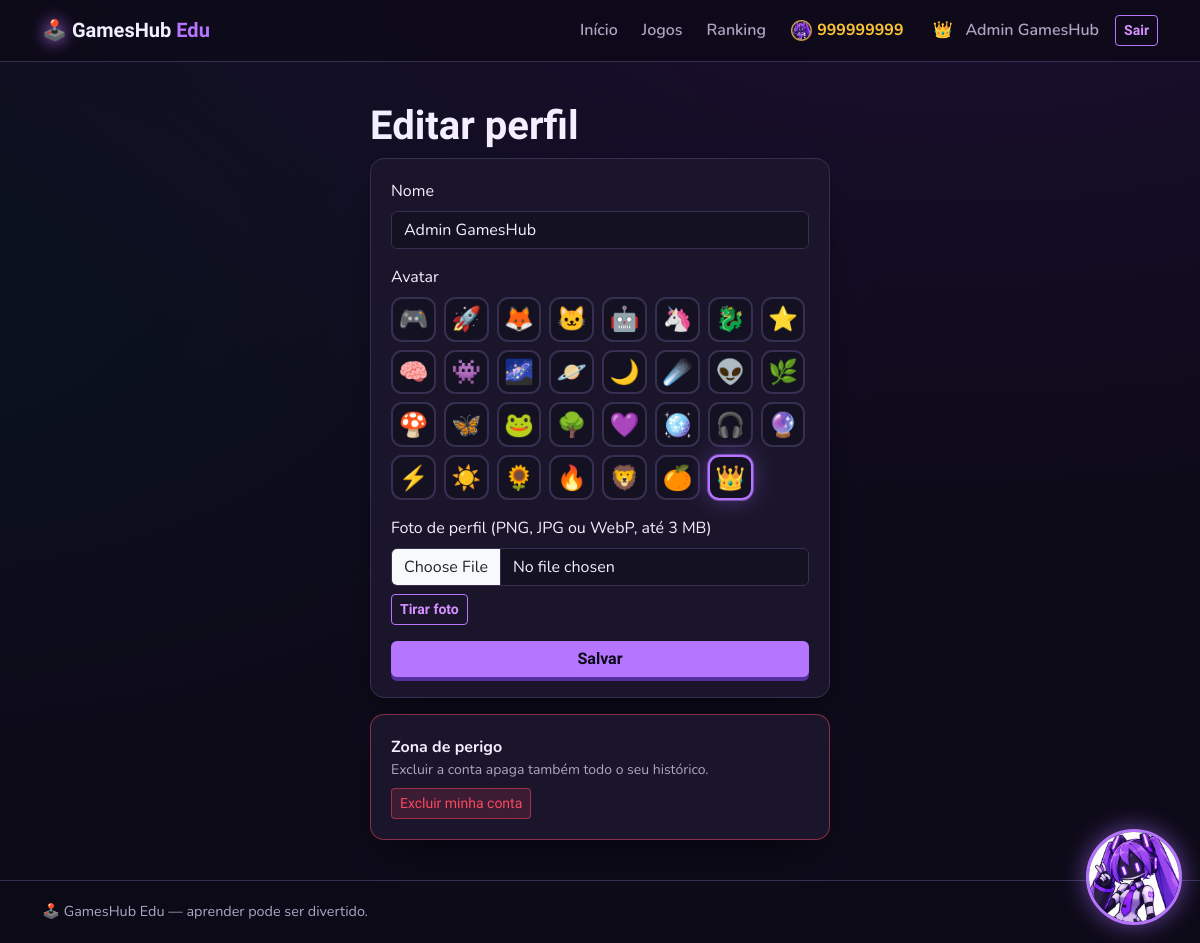
The page /perfil/editar (signed in) on the database its author committed.
### tables this page shows
CREATE TABLE usuarios (
    id INTEGER PRIMARY KEY AUTOINCREMENT,
    nome TEXT NOT NULL,
    email TEXT NOT NULL UNIQUE,
    senha_hash TEXT NOT NULL,
    avatar TEXT NOT NULL DEFAULT '🎮',
    criado_em TEXT NOT NULL DEFAULT CURRENT_TIMESTAMP
, moedas INTEGER NOT NULL DEFAULT 0, moedas_totais INTEGER NOT NULL DEFAULT 0, skin TEXT NOT NULL DEFAULT 'padrao', skin_ada TEXT NOT NULL DEFAULT 'padrao', avatar_imagem TEXT);

### app.py (the view, shortened to what this page needs)
@app.route("/perfil/editar", methods=["GET", "POST"])
@login_obrigatorio
def editar_perfil():
    possui_pacote_foto = get_db().execute(
        "SELECT 1 FROM skins_compradas WHERE usuario_id = ? AND tipo = 'foto' AND slug = ?",
        (g.usuario["id"], PACOTE_FOTO["slug"]),
    ).fetchone() is not None
    return render_template(
        "editar_perfil.html",
        avatares=avatares_desbloqueados(g.usuario["id"]),
        possui_pacote_foto=possui_pacote_foto,
    )

### app.py (called while the page is built)
def avatares_desbloqueados(usuario_id):
    compradas = get_db().execute(
        "SELECT slug FROM skins_compradas WHERE usuario_id = ? AND tipo = 'jogador'",
        (usuario_id,),
    ).fetchall()
    emojis = list(AVATARES)
    for compra in compradas:
        emojis.extend(AVATARES_POR_SKIN.get(compra["slug"], []))
    if eh_admin(usuario_id):
        emojis.append("👑")
    return list(dict.fromkeys(emojis))

@app.before_request
def carregar_usuario():
    uid = session.get("usuario_id")
    g.usuario = None
    if uid:
        g.usuario = get_db().execute("SELECT * FROM usuarios WHERE id = ?", (uid,)).fetchone()
        if g.usuario is None:
            session.clear()

def login_obrigatorio(view):
    @wraps(view)
    def wrapper(*args, **kwargs):
        if g.usuario is None:
            flash("Entre na sua conta para continuar.", "aviso")
            return redirect(url_for("login", next=request.path))
        return view(*args, **kwargs)
    return wrapper

### database.py (called while the page is built)
def eh_admin(usuario_id):
    return get_db().execute(
        "SELECT 1 FROM administradores WHERE usuario_id = ?", (usuario_id,)
    ).fetchone() is not None

def get_db():
    if "db" not in g:
        g.db = sqlite3.connect(DB_PATH)
        g.db.row_factory = sqlite3.Row
        g.db.execute("PRAGMA foreign_keys = ON")
    return g.db

### templates/editar_perfil.html (shortened to what this page needs)
{% extends "base.html" %}
{% block conteudo %}
<div class="form-caixa">
  <h1 class="titulo-secao">Editar perfil</h1>
  <form method="post" class="cartao" enctype="multipart/form-data">
    <label class="form-label">Nome</label>
    <input name="nome" class="form-control campo mb-3" value="{{ g.usuario.nome }}" required minlength="2">
    <label class="form-label">Avatar</label>
    <div class="avatares mb-3">
      {% for a in avatares %}
        <label><input type="radio" name="avatar" value="{{ a }}" {% if a == g.usuario.avatar and not g.usuario.avatar_imagem %}checked{% endif %}><span>{{ a }}</span></label>
      {% endfor %}
    </div>
    {% if possui_pacote_foto %}
      <label class="form-label" for="avatar-imagem">Foto de perfil (PNG, JPG ou WebP, até 3 MB)</label>
      <input class="form-control campo mb-2" id="avatar-imagem" name="avatar_imagem" type="file" accept="image/png,image/jpeg,image/webp">
      <button class="btn btn-outline-neon btn-sm mb-2" id="abrir-camera" type="button">Tirar foto</button>
    {% else %}
      <p class="texto-suave small">Para usar uma foto própria, compre o pacote Foto de perfil na seção de skins.</p>
    {% endif %}
    <button class="btn btn-game w-100">Salvar</button>
  </form>
  <form method="post" action="{{ url_for('excluir_conta') }}" class="cartao mt-3 zona-perigo" onsubmit="return confirm('Excluir sua conta e todas as partidas? Isso não pode ser desfeito.')">
    <strong>Zona de perigo</strong>
    <p class="small texto-suave mb-2">Excluir a conta apaga também todo o seu histórico.</p>
    <button class="btn btn-perigo btn-sm">Excluir minha conta</button>
  </form>
</div>
{% endblock %}

### templates/base.html (shortened to what this page needs)
<!doctype html>
<html lang="pt-BR">
<head>
  <link href="https://cdn.jsdelivr.net/npm/bootstrap@5.3.3/dist/css/bootstrap.min.css" rel="stylesheet">
  <link rel="stylesheet" href="{{ url_for('static', filename='css/style.css') }}">
</head>
<body>
  <nav class="navbar navbar-expand-md navbar-dark site-nav sticky-top">
    <div class="container">
      <a class="navbar-brand logo" href="{{ url_for('index') }}"><span class="logo-icone">🕹️</span> GamesHub <span class="text-primary-neon">Edu</span></a>
      <div class="collapse navbar-collapse" id="menu">
        <ul class="navbar-nav ms-auto align-items-md-center gap-md-2">
          {% set atual = request.endpoint %}
          <li class="nav-item"><a class="nav-link {% if atual == 'index' %}active{% endif %}" href="{{ url_for('index') }}">Início</a></li>
          <li class="nav-item"><a class="nav-link {% if atual in ['jogos', 'jogo'] %}active{% endif %}" href="{{ url_for('jogos') }}">Jogos</a></li>
          <li class="nav-item"><a class="nav-link {% if atual == 'ranking' %}active{% endif %}" href="{{ url_for('ranking') }}">Ranking</a></li>
          {% if g.usuario and atual != 'jogo' %}
            <li class="nav-item moedas-nav" title="{{ g.usuario.moedas }} moedas"><img class="moeda-icone" src="{{ url_for('static', filename='img/ada/moeda.png') }}" alt="Moedas"><strong>{{ g.usuario.moedas }}</strong></li>
          {% endif %}
          {% if g.usuario %}
            <li class="nav-item"><a class="nav-link {% if atual and atual.startswith('perfil') %}active{% endif %}" href="{{ url_for('perfil') }}"><span class="avatar-nav skin-{{ g.usuario.skin }}">{% if g.usuario.avatar_imagem %}<img src="{{ url_for('servir_avatar_imagem', filename=g.usuario.avatar_imagem) }}" alt="">{% else %}{{ g.usuario.avatar }}{% endif %}</span> {{ g.usuario.nome }}</a></li>
            <li class="nav-item"><a class="btn btn-sm btn-outline-neon" href="{{ url_for('logout') }}">Sair</a></li>
          {% else %}
            <li class="nav-item"><a class="nav-link" href="{{ url_for('login') }}">Entrar</a></li>
            <li class="nav-item"><a class="btn btn-sm btn-game" href="{{ url_for('cadastro') }}">Criar conta</a></li>
          {% endif %}
        </ul>
      </div>
    </div>
  </nav>
  <main class="container py-4">
    {% block conteudo %}{% endblock %}
  </main>
  <footer class="rodape">
    <div class="container d-flex flex-wrap justify-content-between gap-2">
      <span>🕹️ GamesHub Edu — aprender pode ser divertido.</span>
    </div>
  </footer>
  {% include "_ada.html" %}
</body>
</html>

### static/css/style.css (style rules this page uses)
:root { --fundo: oklch(0.155 0.03 292); --superficie: oklch(0.19 0.035 292); --cartao: oklch(0.215 0.042 292); --texto: oklch(0.96 0.02 300); --suave: oklch(0.74 0.04 295); --primaria: oklch(0.7 0.22 300); --primaria-escura: oklch(0.42 0.17 295); --brilho: oklch(0.78 0.2 305); --acento: oklch(0.33 0.09 295); --borda: oklch(0.33 0.06 292); --sucesso: oklch(0.84 0.17 160); --aviso: oklch(0.85 0.16 85); --perigo: oklch(0.66 0.21 18); --escuro: oklch(0.14 0.03 292); --raio: 0.875rem; --sombra-neon: 0 0 0 1px oklch(0.7 0.22 300 / .5), 0 0 24px -4px oklch(0.7 0.22 300 / .55); }
body { background: radial-gradient(1200px 600px at 80% -10%, oklch(0.3 0.12 300 / .35), transparent), radial-gradient(900px 500px at -10% 30%, oklch(0.3 0.1 200 / .18), transparent), var(--fundo); color: var(--texto); font-family: "Nunito", system-ui, sans-serif; min-height: 100vh; display: flex; flex-direction: column; }
main { flex: 1; }
h1, h2, h3, .logo, .titulo-secao, .display-titulo, .btn, .estat strong { font-family: "Chakra Petch", sans-serif; }
a { color: var(--brilho); }
.texto-suave { color: var(--suave) !important; }
.text-primary-neon { color: var(--primaria) !important; }
.site-nav { background: oklch(0.155 0.03 292 / .85); backdrop-filter: blur(10px); border-bottom: 1px solid var(--borda); }
.site-nav .nav-link { color: var(--suave); font-weight: 600; }
.logo { font-weight: 700; color: var(--texto) !important; }
.logo-icone { filter: drop-shadow(0 0 8px var(--primaria)); }
.titulo-secao { font-weight: 700; }
.cartao { background: var(--cartao); border: 1px solid var(--borda); border-radius: var(--raio); padding: 1.25rem; color: var(--texto); box-shadow: 0 18px 40px -20px oklch(0.05 0.03 290 / .9); }
.btn-game { background: var(--primaria); color: var(--escuro); font-weight: 700; border: none; box-shadow: 0 4px 0 0 var(--primaria-escura); transition: transform .1s, box-shadow .1s; }
.btn-outline-neon { border: 1px solid var(--primaria); color: var(--brilho); background: transparent; font-weight: 600; }
.btn-perigo { background: oklch(0.66 0.21 18 / .15); color: var(--perigo); border: 1px solid oklch(0.66 0.21 18 / .5); }
.form-caixa { max-width: 460px; margin: 1rem auto; }
.campo, .campo:focus { background: var(--superficie); color: var(--texto); border-color: var(--borda); }
.avatares { display: flex; flex-wrap: wrap; gap: .5rem; }
.avatares span { display: grid; place-items: center; width: 2.8rem; height: 2.8rem; font-size: 1.5rem; cursor: pointer; border-radius: .7rem; border: 2px solid var(--borda); background: var(--superficie); }
.avatares input:checked + span { border-color: var(--primaria); box-shadow: var(--sombra-neon); }
.zona-perigo { border-color: oklch(0.66 0.21 18 / .5); }
.avatar-nav { display: inline-grid; place-items: center; width: 1.8rem; height: 1.8rem; margin-right: .25rem; border-radius: 50%; }
.moedas-nav { display: inline-flex; align-items: center; gap: .3rem; padding: .35rem .55rem; color: var(--aviso); }
.moeda-icone { width: 1.35rem; height: 1.35rem; object-fit: contain; }
.rodape { border-top: 1px solid var(--borda); padding: 1.25rem 0; color: var(--suave); font-size: .9rem; }

### rows shown on the page
usuarios: usuario.moedas "999999999", usuario.avatar "👑", usuario.nome "Admin GamesHub", nome "Admin GamesHub"

### other values the page prints
{{ a }} "🎮" "🚀" "🦊" "🐱" "🤖" "🦄" "🐉" "⭐" "🧠" "👾" "🌌" "🪐" "🌙" "☄️" "👽" "🌿" "🍄" "🦋" "🐸" "🌳" "💜" "🪩" "🎧" "🔮" "⚡" "☀️" "🌻" "🔥" "🦁" "🍊" "👑"
